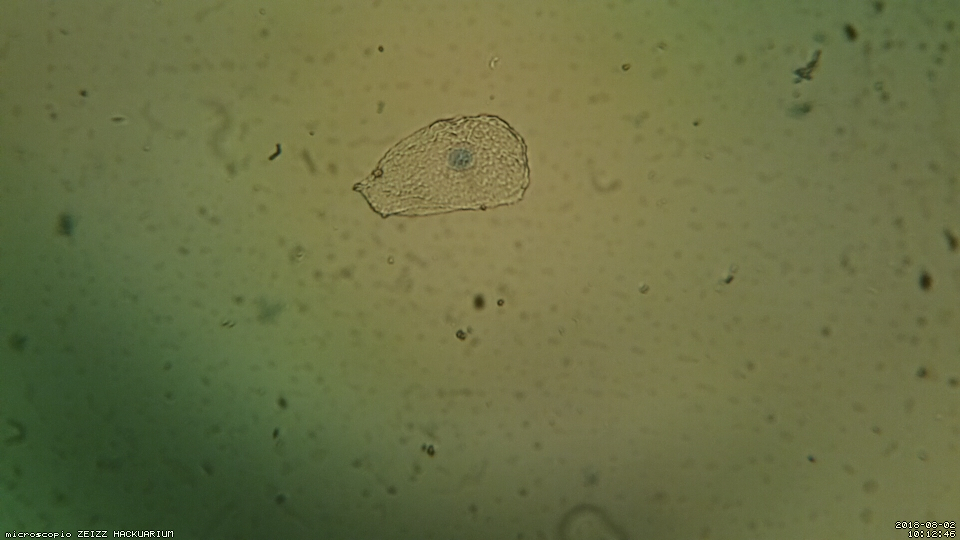
#> input picture 2018-08-02/10-12-46.jpg, 1920 x 1080 px, found by its file name (shown at 1/2 size)
$ python BackgroundSubstraction.py
#> lines starting #> are read from the running program, lines starting #| are printed output that depends on the picture
import numpy as np
import cv2

img1 = cv2.imread('2018-08-02/10-12-46.jpg',0)
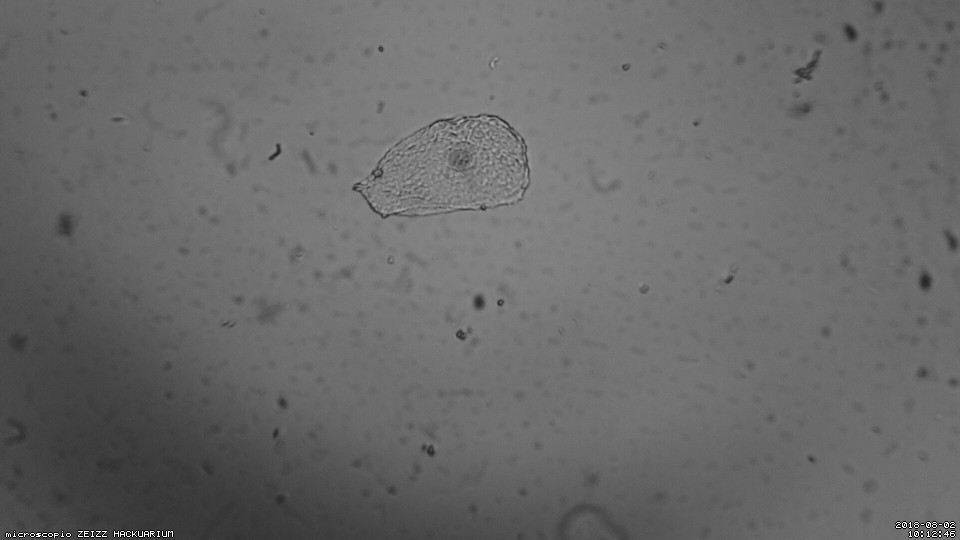
#> img1: shape (1080, 1920) (shown at 1/2 size); min 0, max 255, mean 105.2
backgrd = cv2.imread('2018-08-02/10-14-05.jpg',0)
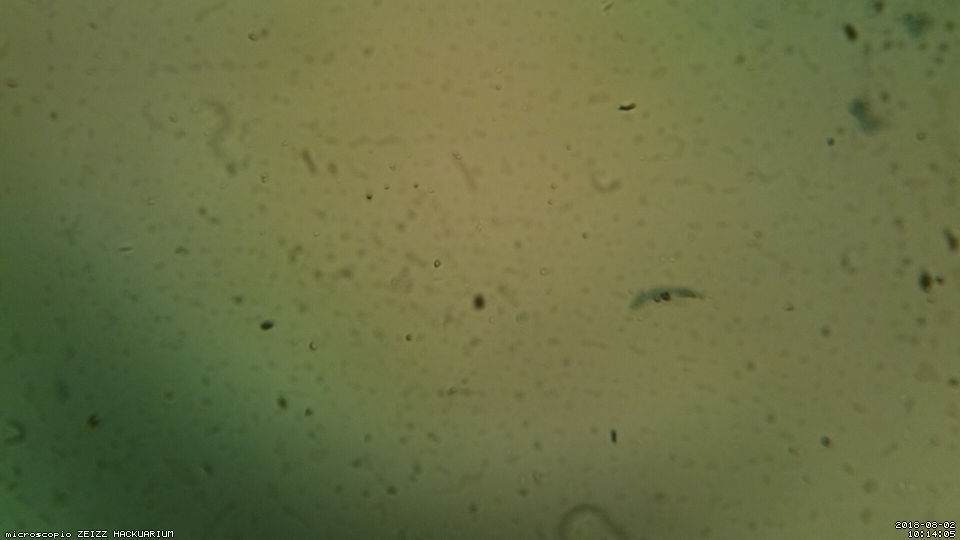
#> input picture 2018-08-02/10-14-05.jpg, 1920 x 1080 px, found by its file name (shown at 1/2 size)
#> backgrd: shape (1080, 1920); min 0, max 255, mean 105.1

cv2.imshow('image', img1)
cv2.imshow('Background', backgrd)

result = img1 - backgrd
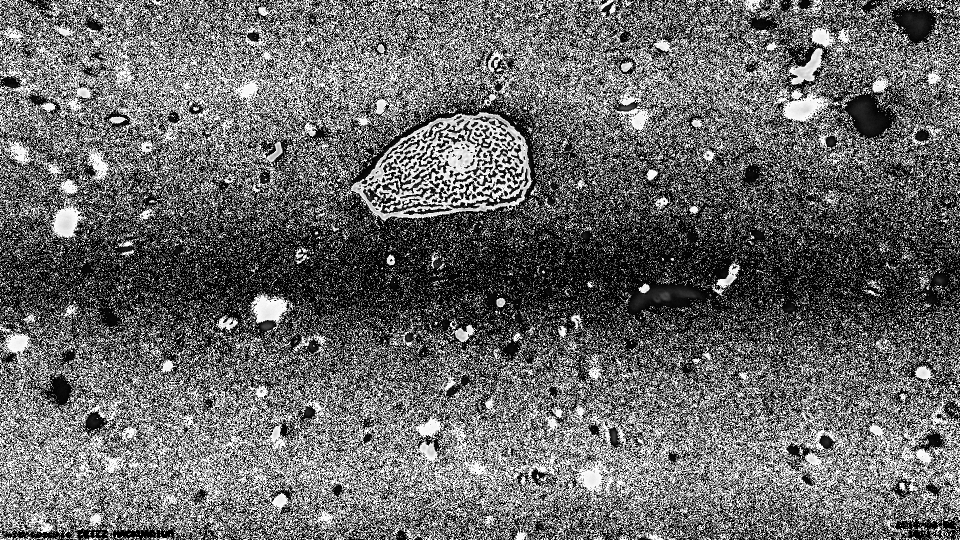
#> result: shape (1080, 1920) (shown at 1/2 size); min 0, max 255, mean 104.7
cv2.imshow('result', result)

small = cv2.resize(result, (0,0), fx=0.5, fy=0.5)
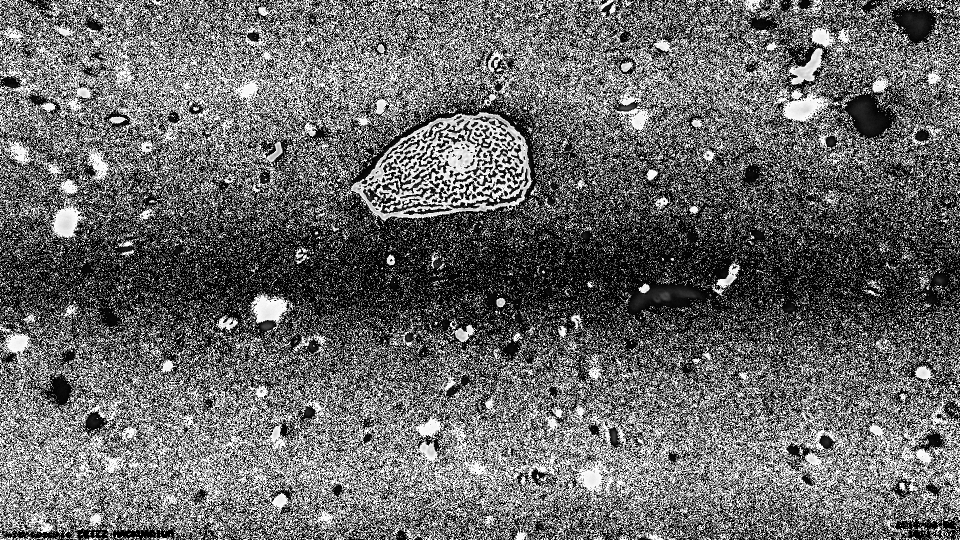
#> small: shape (540, 960); min 0, max 255, mean 104.8
small = cv2.bitwise_not(small)
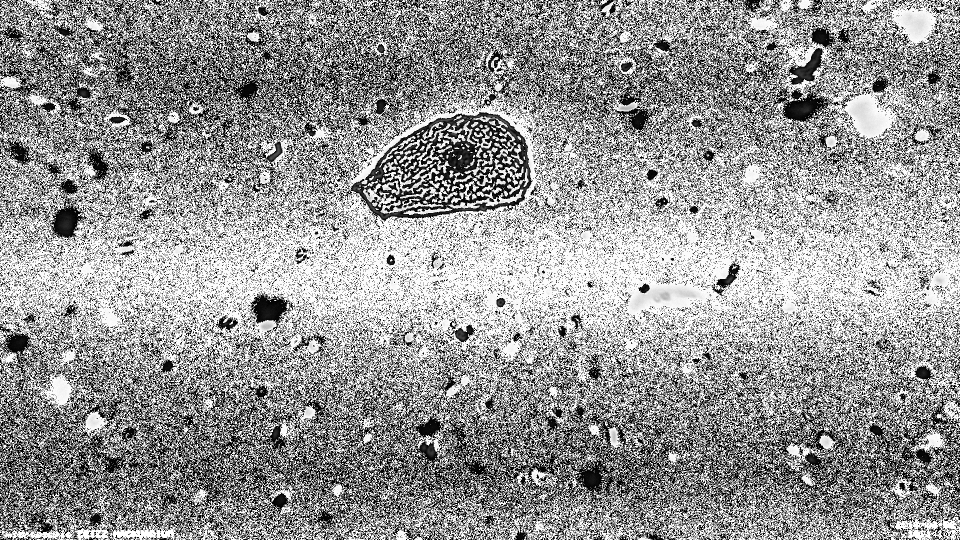
#> small: shape (540, 960); min 0, max 255, mean 150.2
cv2.imshow('res', small)
cv2.waitKey(0)

cv2.imwrite('test.png',small)
